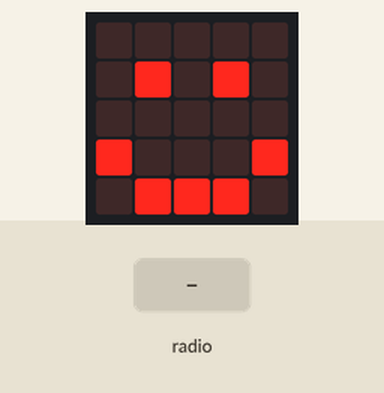
Recording of a program running on a simulated BBC micro:bit (MakeCode). Parts: the board's 5×5 LED display. The inputs (shaded band) are chosen by the test bench.

Above: at 1.8 s.
1.9 s: radio message "1" arrives
At 2.8 s:
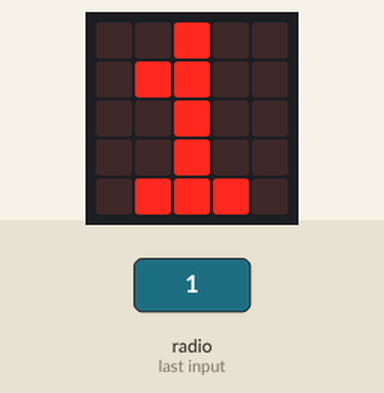
Timing chart, 0 to 4.9 s (numbered marks = the images above; inputs shaded):
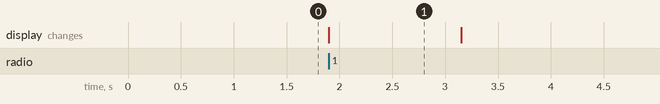

Measured:
- after the input at 1.9 s, the display: changes at once (image 1)
- what the display in image 1 shows lasts 1.3 s, from 1.9 s to 3.2 s

The program:

main.ts
```typescript
// (licence header left out)
// setup
radio.setGroup(15)
basic.showIcon(IconNames.Happy)

// receive messages

radio.onReceivedString(function (receivedString) {
    basic.clearScreen()
    basic.showString(receivedString)
    basic.pause(500)
    basic.showIcon(IconNames.Happy)

})
```
